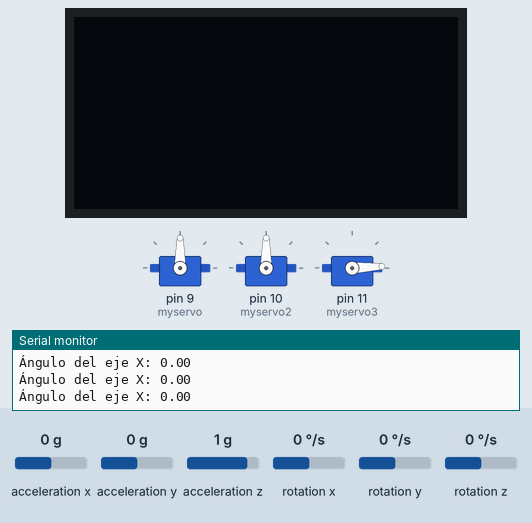
Recording of a sketch running on a simulated Arduino Uno, built with avr-gcc and run on an emulated ATmega328P. On the bench: 3 × servo, 128×64 one-colour display, the last lines printed to the serial monitor. The inputs (shaded band) are chosen by the test bench; at power-on: acceleration x 0 g, acceleration z 1 g, acceleration y 0 g, rotation x 0 °/s, rotation y 0 °/s, rotation z 0 °/s.

Above: at 1.2 s.
1.3 s: acceleration x set to -0.2 g
At 1.9 s:
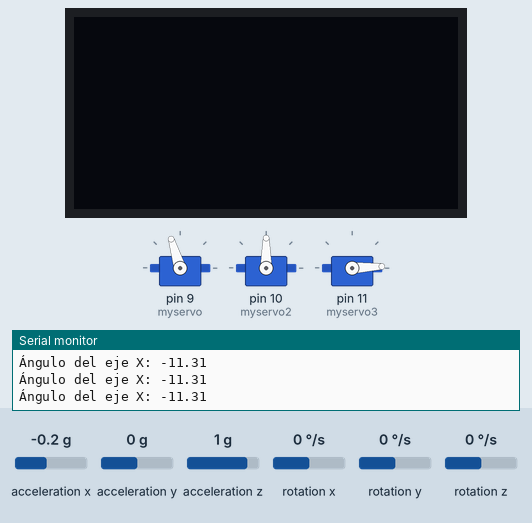
2.8 s: acceleration z set to 0.1 g
At 3.6 s:
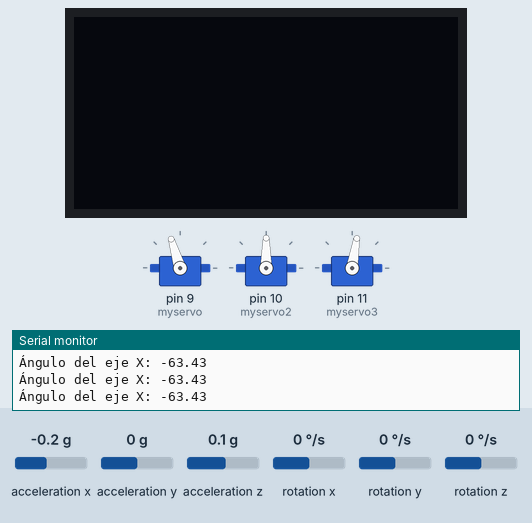
4.3 s: acceleration z set to -0.2 g
At 5.5 s:
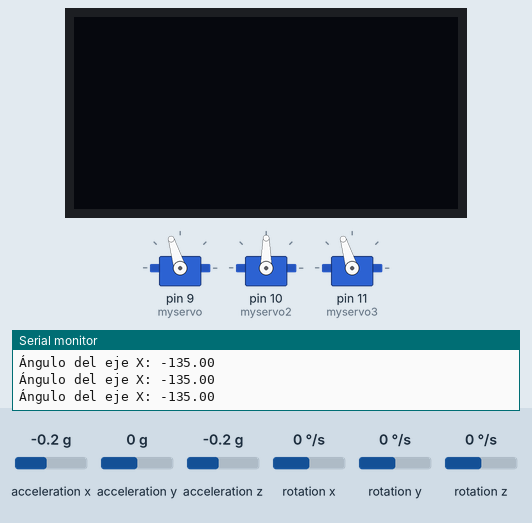
5.8 s: acceleration y set to -1.4 g
At 7.0 s:
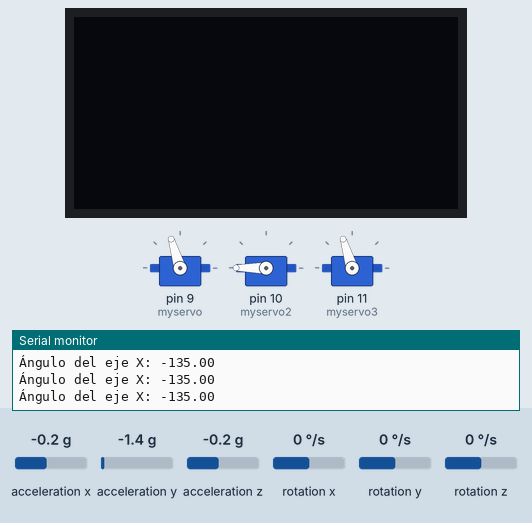
7.3 s: acceleration x set to -1.4 g
At 7.7 s:
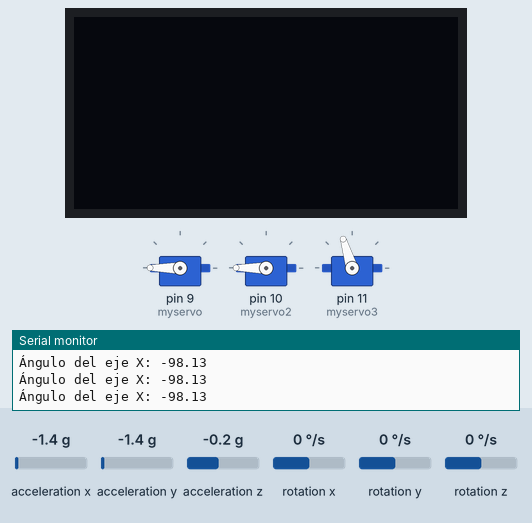
8.8 s: acceleration x set to -0.8 g
At 9.7 s:
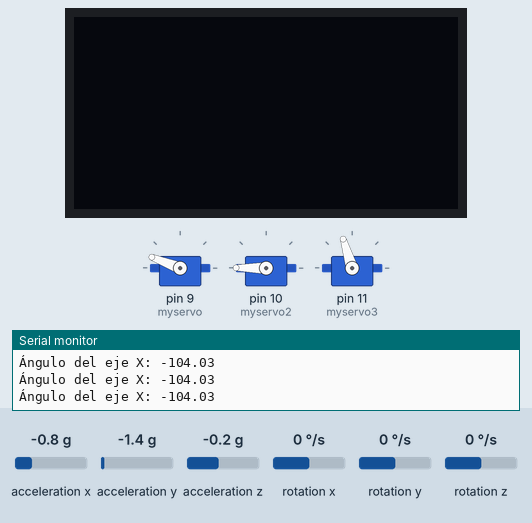
Timing chart, 0 to 11.3 s (numbered marks = the images above; inputs shaded):
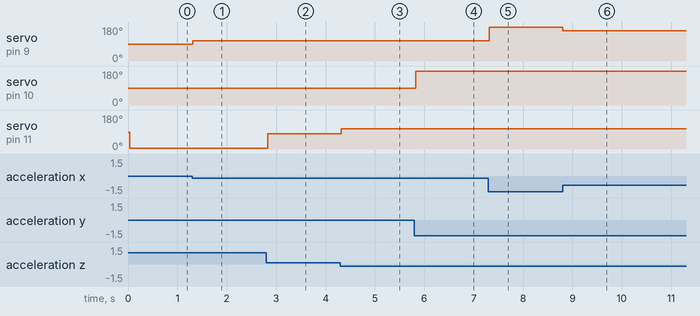

Measured:
- the behaviour switches between 0 and -0.1 g on acceleration x (found by bisection; images 0 and 1)
- the behaviour switches between 0 and -0.1 g on acceleration z (found by bisection; images 2 and 3)
- after the input at 1.3 s, servo on pin 9 (myservo): 90° → 107° at once
- after the input at 2.8 s, servo on pin 11 (myservo3): 3° → 81° at once
- after the input at 4.3 s, servo on pin 11 (myservo3): 81° → 107° at once
- after the input at 5.8 s, servo on pin 10 (myservo2): 90° → 180° at once
- after the input at 7.3 s, servo on pin 9 (myservo): 107° → 180° at once
- after the input at 8.8 s, servo on pin 9 (myservo): 180° → 159° at once

The sketch:

mpu6050_eje_x_servo.ino
```cpp
#include <Wire.h>
#include <MPU6050.h>
#include <Servo.h>

#include <Wire.h>
#include <Adafruit_SSD1306.h>
#include <Adafruit_GFX.h>

#define ALTO 64
#define ANCHO 128
#define OLED_RESET 4
Adafruit_SSD1306 oled(ANCHO, ALTO, &Wire, OLED_RESET);

MPU6050 mpu;
Servo myservo;
Servo myservo2;
Servo myservo3;

int16_t ax, ay, az;
int16_t gx, gy, gz;
float pitch, roll;  //cambiar float por int para que no vibre tanto el servo
int servoPos;
int servoPos2;
int servoPos3;

void setup() {
  Wire.begin();
  Serial.begin(9600);

  myservo.attach(9);
  myservo2.attach(10);
  myservo3.attach(11);

  mpu.initialize();
  Serial.println("MPU6050 inicializado correctamente");

  Wire.begin();
  oled.begin(SSD1306_SWITCHCAPVCC,0x3C);
}

void loop() {
  mpu.getMotion6(&ax, &ay, &az, &gx, &gy, &gz);

  pitch = atan2(ay, az) * RAD_TO_DEG;
  roll = atan2(ax, az) * RAD_TO_DEG;

  servoPos = map(ax, 17000, -17000, 0, 180);
  servoPos2 = map(ay, 17000, -17000, 0, 180);
  servoPos3 = map(az, 17000, -17000, 0, 180);

  if(servoPos < 0) {
    servoPos = 0;
  }
  else if(servoPos > 180) {
    servoPos = 180;
  }

  myservo.write(servoPos);
  myservo2.write(servoPos2);
  myservo3.write(servoPos3);

  Serial.print("Ángulo del eje X: ");
  Serial.println(roll);
/*
  oled.clearDisplay();
  oled.setTextSize(2);
  oled.setTextColor(WHITE);
  oled.setCursor(35,15);
  oled.println("Eje X");
  oled.setCursor(20,35);
  oled.println(roll);
  oled.display();
  */

  delay(10); // Pequeña espera para evitar la sobrecarga del puerto serie
}
```
